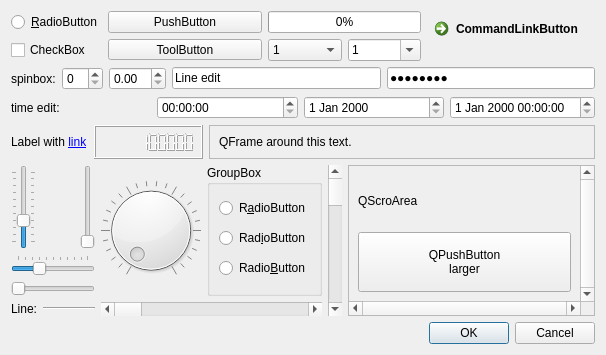
         <widget class="QWidget" name="tab_1">
          <attribute name="title">
           <string notr="true">Common</string>
          </attribute>
          <layout class="QGridLayout" name="gridLayout_13">
           <item row="0" column="0">
            <layout class="QGridLayout" name="gridLayout_6">
             <item row="0" column="0">
              <widget class="QRadioButton" name="radioButton">
               <property name="text">
                <string notr="true">&amp;RadioButton</string>
               </property>
              </widget>
             </item>
             <item row="0" column="1">
              <widget class="QPushButton" name="pushButton">
               <property name="sizePolicy">
                <sizepolicy hsizetype="MinimumExpanding" vsizetype="Fixed">
                 <horstretch>0</horstretch>
                 <verstretch>0</verstretch>
                </sizepolicy>
               </property>
               <property name="text">
                <string notr="true">PushButton</string>
               </property>
               <property name="checkable">
                <bool>true</bool>
               </property>
              </widget>
             </item>
             <item row="0" column="2">
              <widget class="QProgressBar" name="progressBar">
               <property name="maximum">
                <number>20</number>
               </property>
               <property name="value">
                <number>0</number>
               </property>
              </widget>
             </item>
             <item row="0" column="3" rowspan="2">
              <widget class="QCommandLinkButton" name="commandLinkButton">
               <property name="text">
                <string notr="true">CommandLinkButton</string>
               </property>
              </widget>
             </item>
             <item row="1" column="0">
              <widget class="QCheckBox" name="checkBox">
               <property name="text">
                <string notr="true">CheckBox</string>
               </property>
               <property name="tristate">
                <bool>true</bool>
               </property>
              </widget>
             </item>
             <item row="1" column="1">
              <widget class="QToolButton" name="toolButton">
               <property name="sizePolicy">
                <sizepolicy hsizetype="MinimumExpanding" vsizetype="Fixed">
                 <horstretch>0</horstretch>
                 <verstretch>0</verstretch>
                </sizepolicy>
               </property>
               <property name="text">
                <string notr="true">ToolButton</string>
               </property>
               <property name="popupMode">
                <enum>QToolButton::InstantPopup</enum>
               </property>
              </widget>
             </item>
             <item row="1" column="2">
              <layout class="QHBoxLayout" name="horizontalLayout_3">
               <item>
                <widget class="QComboBox" name="comboBoxReadOnly">
                 <property name="sizePolicy">
                  <sizepolicy hsizetype="MinimumExpanding" vsizetype="Fixed">
                   <horstretch>0</horstretch>
                   <verstretch>0</verstretch>
                  </sizepolicy>
                 </property>
                 <item>
                  <property name="text">
                   <string notr="true">1</string>
                  </property>
                 </item>
                 <item>
                  <property name="text">
                   <string notr="true">2</string>
                  </property>
                 </item>
                 <item>
                  <property name="text">
                   <string notr="true">3</string>
                  </property>
                 </item>
                </widget>
               </item>
               <item>
                <widget class="QComboBox" name="comboBoxEditable">
                 <property name="sizePolicy">
                  <sizepolicy hsizetype="MinimumExpanding" vsizetype="Fixed">
                   <horstretch>0</horstretch>
                   <verstretch>0</verstretch>
                  </sizepolicy>
                 </property>
                 <property name="editable">
                  <bool>true</bool>
                 </property>
                 <item>
                  <property name="text">
                   <string notr="true">1</string>
                  </property>
                 </item>
                 <item>
                  <property name="text">
                   <string notr="true">2</string>
                  </property>
                 </item>
                 <item>
                  <property name="text">
                   <string notr="true">3</string>
                  </property>
                 </item>
                </widget>
               </item>
              </layout>
             </item>
            </layout>
           </item>
           <item row="1" column="0">
            <layout class="QHBoxLayout" name="horizontalLayout_6">
             <item>
              <layout class="QHBoxLayout" name="horizontalLayout_5">
               <item>
                <widget class="QLabel" name="label_4">
                 <property name="text">
                  <string>spinbox:</string>
                 </property>
                </widget>
               </item>
               <item>
                <widget class="QSpinBox" name="spinBox"/>
               </item>
               <item>
                <widget class="QDoubleSpinBox" name="doubleSpinBox"/>
               </item>
              </layout>
             </item>
             <item>
              <layout class="QHBoxLayout" name="horizontalLayout_2">
               <item>
                <widget class="QLineEdit" name="lineEdit">
                 <property name="text">
                  <string notr="true">Line edit</string>
                 </property>
                </widget>
               </item>
               <item>
                <widget class="QLineEdit" name="lineEdit_2">
                 <property name="text">
                  <string notr="true">Password</string>
                 </property>
                 <property name="echoMode">
                  <enum>QLineEdit::Password</enum>
                 </property>
                </widget>
               </item>
              </layout>
             </item>
            </layout>
           </item>
           <item row="2" column="0">
            <layout class="QHBoxLayout" name="horizontalLayout_4">
             <item>
              <widget class="QLabel" name="label_3">
               <property name="text">
                <string>time edit:</string>
               </property>
              </widget>
             </item>
             <item>
              <widget class="QTimeEdit" name="timeEdit"/>
             </item>
             <item>
              <widget class="QDateEdit" name="dateEdit"/>
             </item>
             <item>
              <widget class="QDateTimeEdit" name="dateTimeEdit"/>
             </item>
            </layout>
           </item>
           <item row="3" column="0">
            <layout class="QHBoxLayout" name="horizontalLayout_8">
             <item>
              <widget class="QLabel" name="label">
               <property name="text">
                <string notr="true">Label with &lt;a href=&quot;http://google.com&quot;&gt;link&lt;/a&gt;</string>
               </property>
              </widget>
             </item>
             <item>
              <widget class="QLCDNumber" name="lcdNumber">
               <property name="digitCount">
                <number>10</number>
               </property>
               <property name="intValue" stdset="0">
                <number>1234567890</number>
               </property>
              </widget>
             </item>
             <item>
              <widget class="QFrame" name="frame">
               <property name="sizePolicy">
                <sizepolicy hsizetype="Preferred" vsizetype="Preferred">
                 <horstretch>1</horstretch>
                 <verstretch>0</verstretch>
                </sizepolicy>
               </property>
               <property name="frameShape">
                <enum>QFrame::StyledPanel</enum>
               </property>
               <property name="frameShadow">
                <enum>QFrame::Raised</enum>
               </property>
               <layout class="QGridLayout" name="gridLayout_10">
                <item row="0" column="0">
                 <widget class="QLabel" name="label_2">
                  <property name="text">
                   <string notr="true">QFrame around this text.</string>
                  </property>
                 </widget>
                </item>
               </layout>
              </widget>
             </item>
            </layout>
           </item>
           <item row="4" column="0">
            <layout class="QHBoxLayout" name="horizontalLayout_9">
             <item>
              <layout class="QGridLayout" name="gridLayout_5">
               <item row="3" column="0">
                <widget class="QLabel" name="label_5">
                 <property name="text">
                  <string>Line:</string>
                 </property>
                </widget>
               </item>
               <item row="0" column="2">
                <widget class="QSlider" name="verticalSlider_2">
                 <property name="orientation">
                  <enum>Qt::Vertical</enum>
                 </property>
                </widget>
               </item>
               <item row="2" column="0" colspan="3">
                <widget class="QSlider" name="horizontalSlider_2">
                 <property name="orientation">
                  <enum>Qt::Horizontal</enum>
                 </property>
                </widget>
               </item>
               <item row="0" column="0">
                <widget class="QSlider" name="verticalSlider">
                 <property name="value">
                  <number>30</number>
                 </property>
                 <property name="orientation">
                  <enum>Qt::Vertical</enum>
                 </property>
                 <property name="tickPosition">
                  <enum>QSlider::TicksBothSides</enum>
                 </property>
                </widget>
               </item>
               <item row="1" column="0" colspan="3">
                <widget class="QSlider" name="horizontalSlider">
                 <property name="sizePolicy">
                  <sizepolicy hsizetype="Minimum" vsizetype="Fixed">
                   <horstretch>0</horstretch>
                   <verstretch>0</verstretch>
                  </sizepolicy>
                 </property>
                 <property name="value">
                  <number>30</number>
                 </property>
                 <property name="orientation">
                  <enum>Qt::Horizontal</enum>
                 </property>
                 <property name="tickPosition">
                  <enum>QSlider::TicksAbove</enum>
                 </property>
                </widget>
               </item>
               <item row="3" column="1" colspan="2">
                <widget class="Line" name="line">
                 <property name="orientation">
                  <enum>Qt::Horizontal</enum>
                 </property>
                </widget>
               </item>
              </layout>
             </item>
             <item>
              <layout class="QGridLayout" name="gridLayout_12">
               <item row="0" column="0">
                <widget class="QDial" name="dial">
                 <property name="notchesVisible">
                  <bool>true</bool>
                 </property>
                </widget>
               </item>
               <item row="0" column="1">
                <widget class="QGroupBox" name="groupBox_2">
                 <property name="title">
                  <string>GroupBox</string>
                 </property>
                 <layout class="QVBoxLayout" name="verticalLayout_2">
                  <item>
                   <widget class="QRadioButton" name="radioButton_2">
                    <property name="text">
                     <string>R&amp;adioButton</string>
                    </property>
                   </widget>
                  </item>
                  <item>
                   <widget class="QRadioButton" name="radioButton_3">
                    <property name="text">
                     <string>Rad&amp;ioButton</string>
                    </property>
                   </widget>
                  </item>
                  <item>
                   <widget class="QRadioButton" name="radioButton_4">
                    <property name="text">
                     <string>Radio&amp;Button</string>
                    </property>
                   </widget>
                  </item>
                 </layout>
                </widget>
               </item>
               <item row="0" column="2" rowspan="2">
                <widget class="QScrollBar" name="verticalScrollBar">
                 <property name="orientation">
                  <enum>Qt::Vertical</enum>
                 </property>
                </widget>
               </item>
               <item row="1" column="0" colspan="2">
                <widget class="QScrollBar" name="horizontalScrollBar">
                 <property name="orientation">
                  <enum>Qt::Horizontal</enum>
                 </property>
                </widget>
               </item>
              </layout>
             </item>
             <item>
              <widget class="QScrollArea" name="scrollArea_2">
               <property name="verticalScrollBarPolicy">
                <enum>Qt::ScrollBarAlwaysOn</enum>
               </property>
               <property name="horizontalScrollBarPolicy">
                <enum>Qt::ScrollBarAlwaysOn</enum>
               </property>
               <property name="widgetResizable">
                <bool>true</bool>
               </property>
               <widget class="QWidget" name="scrollAreaWidgetContents_2">
                <property name="geometry">
                 <rect>
                  <x>0</x>
                  <y>0</y>
                  <width>158</width>
                  <height>146</height>
                 </rect>
                </property>
                <layout class="QGridLayout" name="gridLayout_7">
                 <item row="0" column="0">
                  <widget class="QLabel" name="label_6">
                   <property name="text">
                    <string>QScroArea</string>
                   </property>
                  </widget>
                 </item>
                 <item row="1" column="0">
                  <widget class="QPushButton" name="pushButton_2">
                   <property name="minimumSize">
                    <size>
                     <width>100</width>
                     <height>60</height>
                    </size>
                   </property>
                   <property name="text">
                    <string>QPushButton
larger</string>
                   </property>
                  </widget>
                 </item>
                </layout>
               </widget>
              </widget>
             </item>
            </layout>
           </item>
           <item row="5" column="0">
            <layout class="QHBoxLayout" name="horizontalLayout_10">
             <item>
              <spacer name="horizontalSpacer_2">
               <property name="orientation">
                <enum>Qt::Horizontal</enum>
               </property>
               <property name="sizeHint" stdset="0">
                <size>
                 <width>418</width>
                 <height>20</height>
                </size>
               </property>
              </spacer>
             </item>
             <item>
              <widget class="QDialogButtonBox" name="buttonBox">
               <property name="standardButtons">
                <set>QDialogButtonBox::Cancel|QDialogButtonBox::Ok</set>
               </property>
              </widget>
             </item>
            </layout>
           </item>
          </layout>
         </widget>
